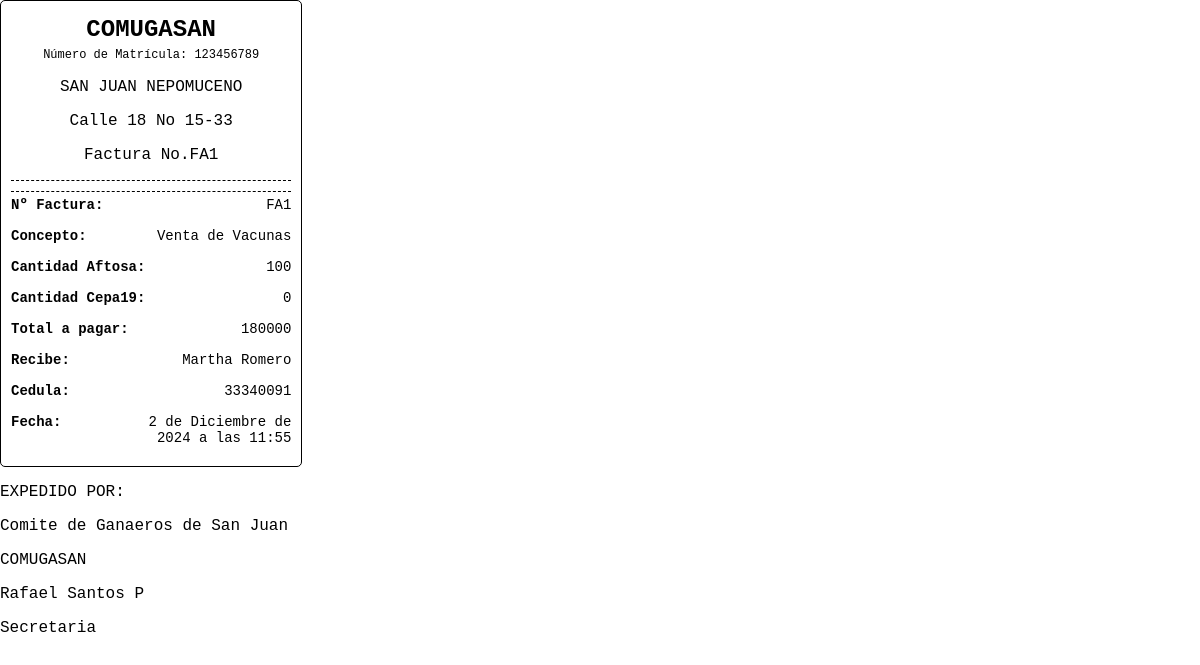
The app's page /facturar/imprimirFactura/FA1 (signed in), older data.
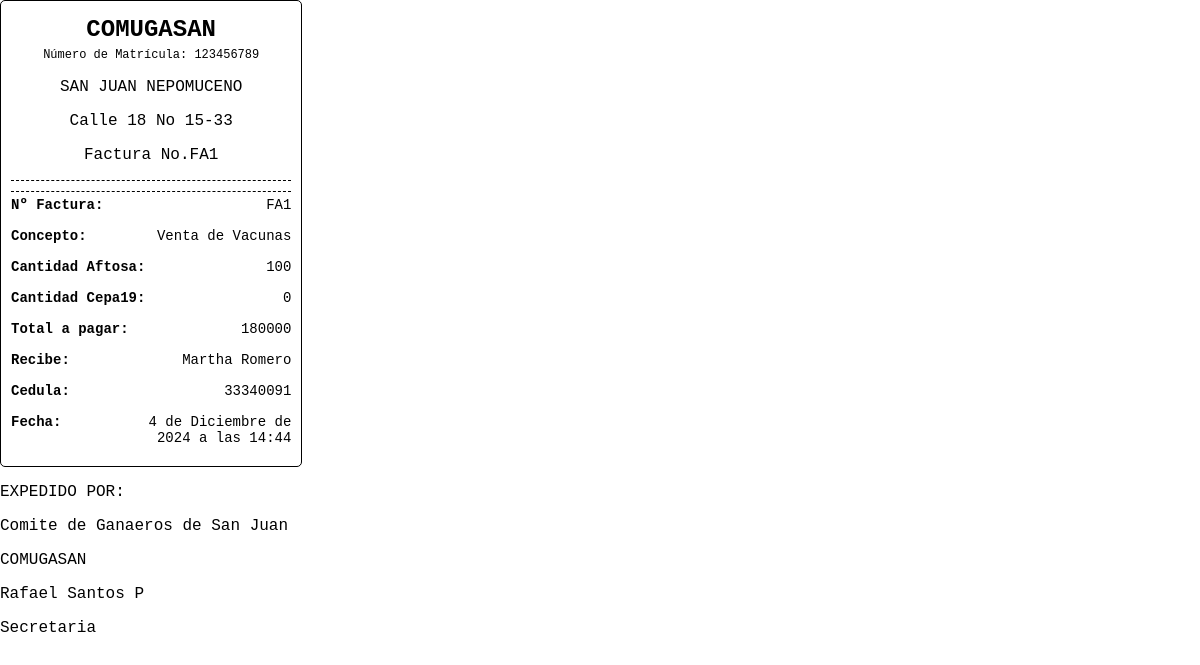
The same page, newer data.
### comite/models.py (models this page shows, shortened)
class Facturar(models.Model):
    nFactura= models.CharField(max_length=10, primary_key=True, editable=False)
    infoAftosa = models.ForeignKey(Biologicos, on_delete=models.CASCADE,null=True,related_name='info_aftosa')
    infoCepa = models.ForeignKey(Biologicos, on_delete=models.CASCADE,null=True,related_name='info_cepa')
    usuario = models.ForeignKey(Usuarios, on_delete=models.CASCADE,null=True)
    cantidad_aftosa = models.IntegerField(default=0)
    cantidad_cepa19 = models.IntegerField(default=0)
    cantidad_total = models.JSONField()
    biologico = models.JSONField()
    lote = models.JSONField()
    laboratorio = models.JSONField()
    valor_total = models.BigIntegerField(default=0)
    valor_pagado = models.IntegerField(default=0)
    valor_pendiente = models.IntegerField(default=0)
    fecha = models.DateTimeField(auto_now_add=True,editable=False)
    estatus = models.CharField(max_length=20,default='PENDIENTE', )

class Usuarios(models.Model):
    cedula = models.IntegerField(primary_key=True)
    nombre_completo = models.CharField(max_length=100)
    direccion = models.CharField(max_length=255)

### comite/views.py (the view)
# urls.py: path('facturar/imprimirFactura/<nFactura>', views.imprimirFactura),
@login_required
def imprimirFactura(request,nFactura):
    factura = Facturar.objects.get(nFactura=nFactura)
    return render(request,"facturar/ticketFactura.html",{"factura":factura})

### comite/templates/facturar/ticketFactura.html (shortened to what this page needs)
<!DOCTYPE html>
<html lang="es">
<head>
    {% load static %}
<link rel="stylesheet" href="{%  static 'css/style_ticket.css' %}">
</head>
<body>
    <div class="ticket">
        <div class="header">
            <h1>COMUGASAN</h1>
            <p class="matricula">Número de Matrícula: 123456789</p>
            <p>SAN JUAN NEPOMUCENO</p>
            <p>Calle 18 No 15-33</p>
            <p>Factura No.{{factura.nFactura}}</p>
        </div>
        <div class="footer">
            <div class="row">
                <span class="label">Nº Factura:</span>
                <span class="value">{{factura.nFactura }}</span>
            </div>
            <div class="row">
                <span class="label">Concepto:</span>
                <span class="value">Venta de Vacunas</span>
            </div>
            <div class="row">
                <span class="label">Cantidad Aftosa:</span>
                <span class="value">{{ factura.cantidad_aftosa}}</span>
            </div>
            <div class="row">
                <span class="label">Cantidad Cepa19:</span>
                <span class="value">{{ factura.cantidad_cepa19}}</span>
            </div>
            <div class="row">
                <span class="label">Total a pagar:</span>
                <span class="value">{{ factura.valor_total}}</span>
            </div>
            <div class="row">
                <span class="label">Recibe:</span>
                <span class="value">{{ factura.usuario.nombre_completo }}</span>
            </div>
            <div class="row">
                <span class="label">Cedula:</span>
                <span class="value">{{ factura.usuario.cedula }}</span>
            </div>
            <div class="row">
                <span class="label">Fecha:</span>
                <span class="value">{{ factura.fecha }}</span>
            </div>
        </div>
    </div>
    <div>
        <p>EXPEDIDO POR:</p>
        <p>Comite de Ganaeros de San Juan</p>
        <p>COMUGASAN </p>
        <p>Rafael Santos P</p>
        <p>Secretaria </p>
    </div>
</body>
</html>

Row changes from the older to the newer data that the page shows:
changed Facturar "FA1": fecha "2 de Diciembre de 2024 a las 11:55" → "4 de Diciembre de 2024 a las 14:44"
